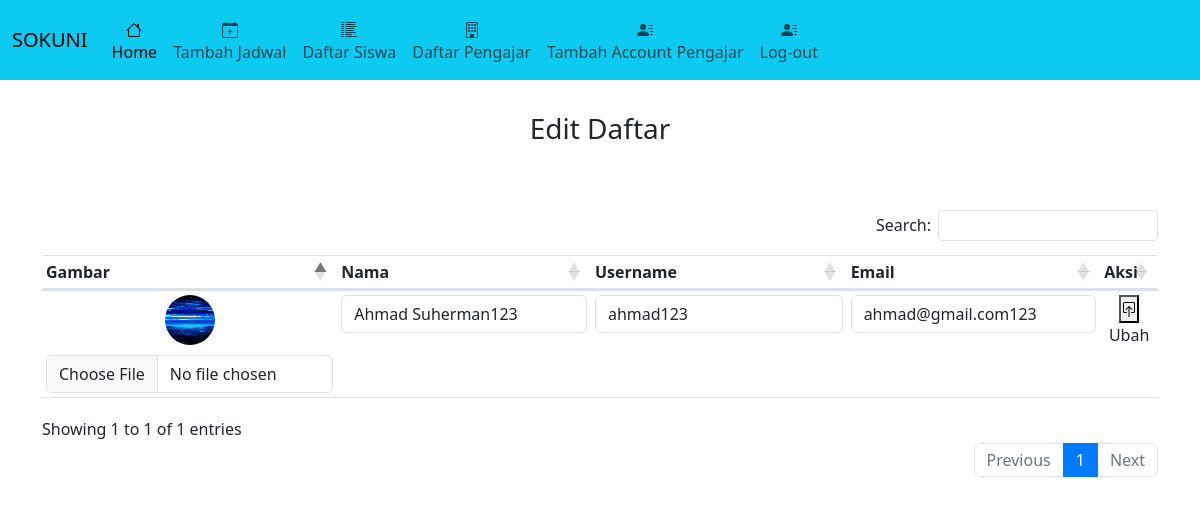
The page /pages/admin/update-siswa.php?id=8 (signed in) on the database its author committed.
### tables this page shows
CREATE TABLE `siswa` (
  `id` int NOT NULL,
  `username` varchar(40) NOT NULL,
  `password` varchar(255) NOT NULL,
  `nama_user` varchar(50) NOT NULL,
  `email` varchar(50) NOT NULL,
  `foto` varchar(50) DEFAULT NULL
);

### assets/function/functions.php (called while the page is built, shortened)
<?php
$cdb = mysqli_connect('localhost', 'root', '', 'sokuni') or die('Connection Failed');
function query_siswa($query) {
    global $cdb;
    $result = mysqli_query($cdb, $query);
    $rows = [];
    while($row = mysqli_fetch_assoc($result)) {
        $rows[] = $row;
    }
    return $rows;
}
?>

### pages/admin/update-siswa.php (the view, shortened to what this page needs)
<?php
require('../../assets/function/functions.php');
require('../../assets/parts/admin-part/header-admin.php');
require('../../assets/parts/admin-part/nav-admin.php');
$id = htmlspecialchars($_GET["id"]);
$user = query_siswa("SELECT * FROM siswa WHERE id = $id")[0];
?>
<h3 style="text-align: center; margin: 2rem 0 4rem 0 ;">Edit Daftar</h3>
<div class="container mt-3">
    <table id="daftar-pengajar" class="table table-sm" style="text-align: center;">
        <thead>
            <tr>
                <th scope="col">Gambar</th>
                <th scope="col">Nama</th>
                <th scope="col">Username</th>
                <th scope="col">Email</th>
                <th scope="col">Aksi</th>
            </tr>
        </thead>
        <tbody class="table-group-divider">
            <tr>
                <form action="" method="post" enctype="multipart/form-data">
                    <td>
                        <img src="../../img/siswaimg/<?= $user["foto"]; ?>" width="50" height="50" class="rounded-circle">
                        <input type="file" name="foto" id="foto" class="form-control" style="max-width: 300px; margin: 10px 0 0 0;">
                    </td>
                    <td>
                        <input type="text" name="nama" id="nama" class="form-control" value="<?= $user["nama_user"]; ?>" autocomplete="off" pattern="[A-Za-z0-9\s]*" required>
                    </td>
                    <td>
                        <input type="text" name="username" id="username" class="form-control" value="<?= $user["username"]; ?>" autocomplete="off" pattern="[A-Za-z0-9\s]*" required>
                    </td>
                    <td>
                        <input type="email" name="email" id="email" class="form-control" value="<?= $user["email"]; ?>" autocomplete="off" required>
                    </td>
                    <td>
                        <button type="submit" name="submit" onclick="return confirm('Confirm');">
                        </button>
                        <br>
                        Ubah
                    </td>
                </form>
            </tr>
        </tbody>
    </table>
</div>
<?php require('../../assets/parts/admin-part/footer-admin.php'); ?>

### css/style.css (style rules this page uses)
* { margin: 0; padding: 0; outline: 0; }

### rows shown on the page
siswa: foto (picture), nama "Ahmad Suherman123", username "ahmad123", email "ahmad@gmail.com123"
